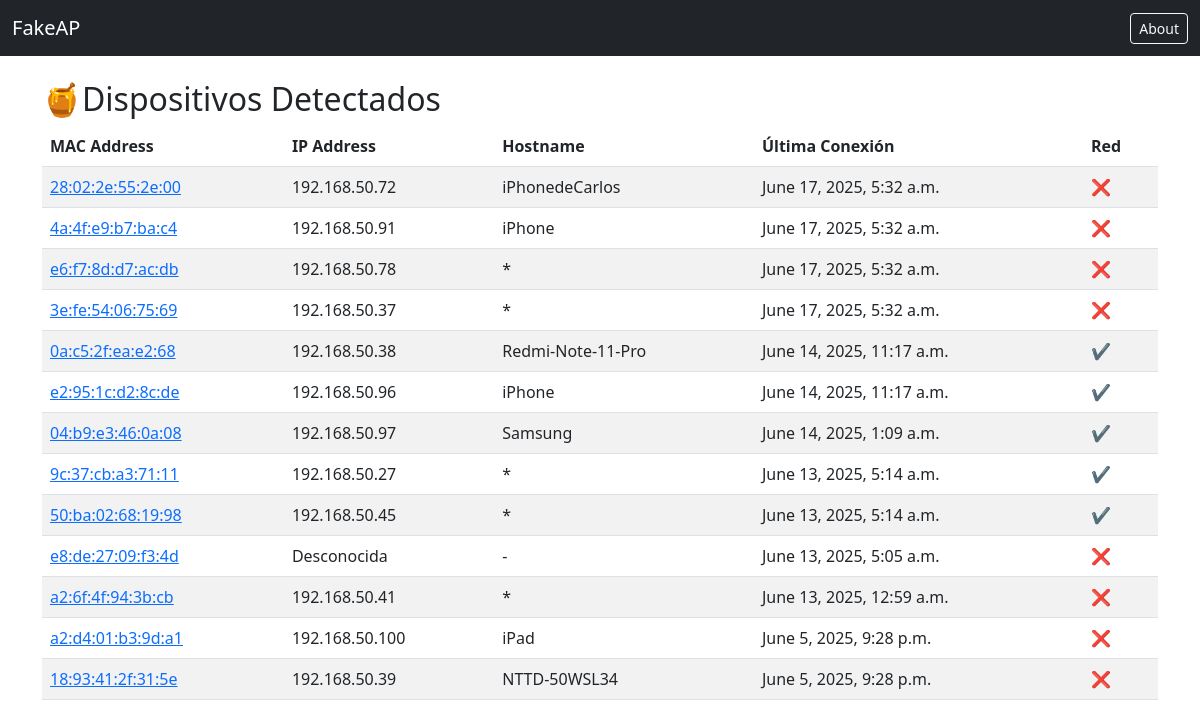
Before: / with the older database file.
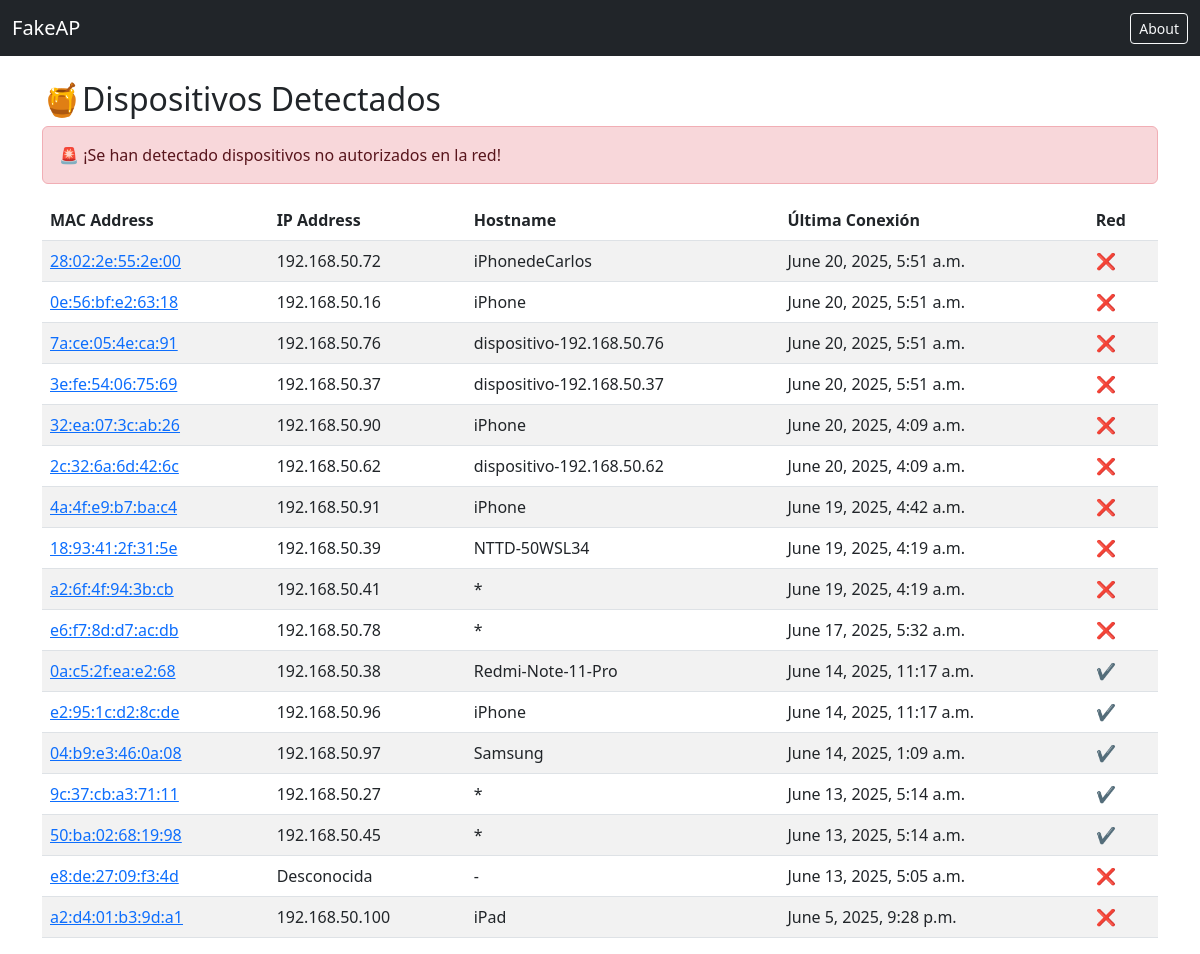
After: the same page with the newer database file.
### board/models.py (models this page shows, shortened)
class Device(models.Model):
    mac_address = models.CharField(max_length=17, unique=True)
    ip_address = models.GenericIPAddressField()
    detected_at = models.DateTimeField(auto_now_add=True)
    alert = models.BooleanField(default=False)
    hostname = models.CharField(max_length=255, blank=True, null=True)

### board/views.py (the view)
# urls.py: path('', views.dashboard, name='dashboard'),
def dashboard(request):
    devices = Device.objects.order_by('-detected_at')
    hoy = date.today()
    alerta = False
    whitelist = set(AllowedDevice.objects.values_list('mac_address', flat=True))
    for d in devices:
        detected_date = d.detected_at.date()
        if d.mac_address not in whitelist and detected_date == hoy:
            alerta = True
            break
    for d in devices:
        d.is_allowed = d.mac_address in whitelist
    return render(request, 'board/dashboard.html', {
        'devices': devices,
        'alerta': alerta
    })

### board/templates/board/dashboard.html (shortened to what this page needs)
{% extends 'board/base.html' %}
{% block content %}
<h2>🍯Dispositivos Detectados</h2>
{% if alerta %}
    <div class="alert alert-danger" role="alert">
        🚨 ¡Se han detectado dispositivos no autorizados en la red!
    </div>
{% endif %}
<table class="table table-striped">
    <thead>
        <tr>
            <th>MAC Address</th>
            <th>IP Address</th>
            <th>Hostname</th>
            <th>Última Conexión</th>
            <th>Red</th>
        </tr>
    </thead>
    <tbody>
        {% for d in devices %}
        <tr>
            <td><a href="{% url 'mac_detail' d.mac_address %}">{{ d.mac_address }}</a></td>
            <td>{{ d.ip_address }}</td>
            <td>{{ d.hostname|default:"-" }}</td>
            <td>{{ d.detected_at }}</td>
            <td>
                {% if d.is_allowed %}
                    ✔️
                {% else %}
                    ❌
                {% endif %}
            </td>
        </tr>
        {% endfor %}
    </tbody>
</table>
{% endblock %}

Changed rows visible on the page:
changed Device "iPhonedeCarlos": detected_at "June 17, 2025, 5:32 a.m." → "June 20, 2025, 5:51 a.m."
added Device: mac_address "0e:56:bf:e2:63:18", ip_address "192.168.50.16", hostname "iPhone", detected_at "June 20, 2025, 5:51 a.m."
added Device: mac_address "7a:ce:05:4e:ca:91", ip_address "192.168.50.76", hostname "dispositivo-192.168.50.76", detected_at "June 20, 2025, 5:51 a.m."
changed Device "3e:fe:54:06:75:69": hostname "*" → "dispositivo-192.168.50.37"; detected_at "June 17, 2025, 5:32 a.m." → "June 20, 2025, 5:51 a.m."; moves up the list
added Device: mac_address "32:ea:07:3c:ab:26", ip_address "192.168.50.90", hostname "iPhone", detected_at "June 20, 2025, 4:09 a.m."
added Device: mac_address "2c:32:6a:6d:42:6c", ip_address "192.168.50.62", hostname "dispositivo-192.168.50.62", detected_at "June 20, 2025, 4:09 a.m."
changed Device "4a:4f:e9:b7:ba:c4": detected_at "June 17, 2025, 5:32 a.m." → "June 19, 2025, 4:42 a.m."
changed Device "NTTD-50WSL34": detected_at "June 5, 2025, 9:28 p.m." → "June 19, 2025, 4:19 a.m."; moves up the list
changed Device "a2:6f:4f:94:3b:cb": detected_at "June 13, 2025, 12:59 a.m." → "June 19, 2025, 4:19 a.m."; moves up the list
Other visible differences:
text now shown: "🚨 ¡Se han detectado dispositivos no autorizados en la red!"
